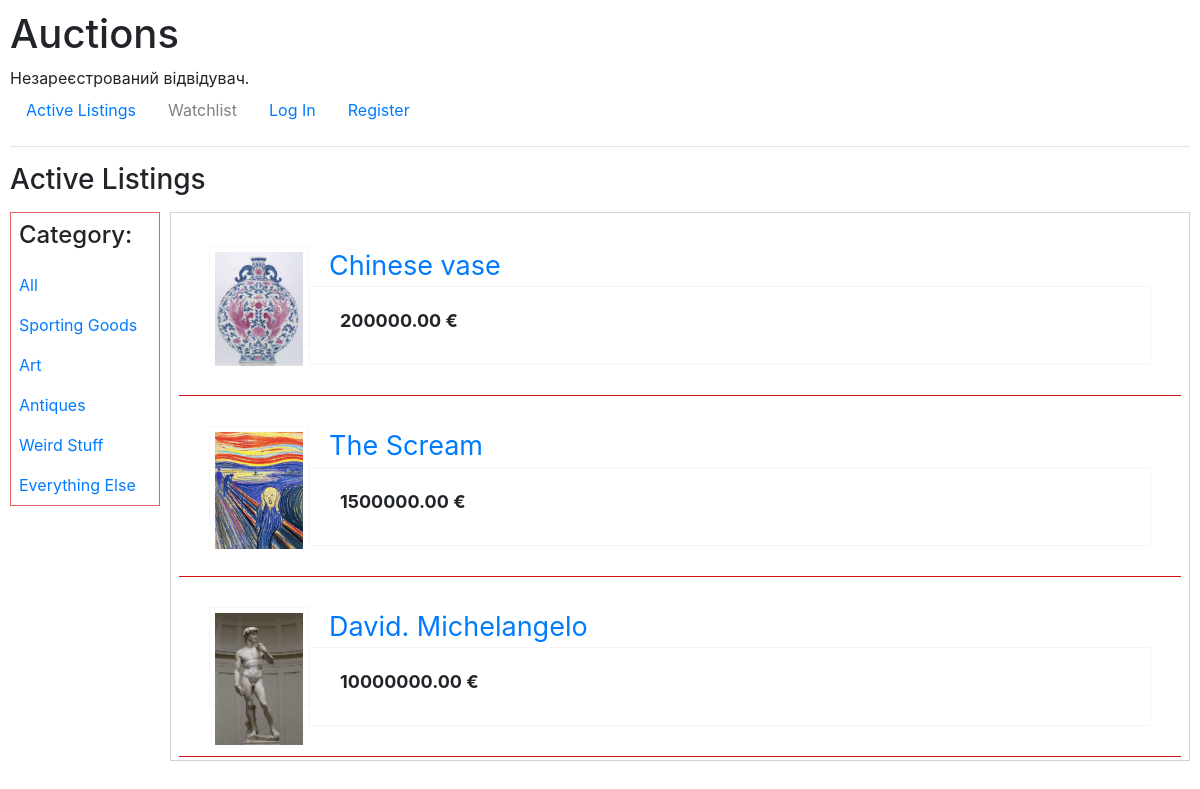
/2, run on the app's committed database.
### auctions/models.py (models this page shows, shortened)
class Category(models.Model):
    category = models.CharField(max_length=100, blank=True)

class Lot(models.Model):
    title = models.CharField(max_length=180)
    photo = models.ImageField(upload_to='images', blank=True)
    categories = models.ManyToManyField(Category, blank=True, related_name='category_lot')
    owner_name = models.ForeignKey(User, on_delete=models.CASCADE)
    description = models.CharField(max_length=200, blank=True)
    starting_price = models.DecimalField(max_digits=10, decimal_places=2)

### auctions/views.py (the view)
# urls.py: path("<int:category_id>", views.lot_category, name="lot_category"),
def lot_category(request, category_id):
    item_category = Category.objects.get(pk=category_id)
    lot_categories = item_category.category_lot.all()
    category = Category.objects.all()
    return render(request, "auctions/lot_of_category.html", {
        "lot_categories": lot_categories,
        "categories": category,
    })

### auctions/templates/auctions/lot_of_category.html
{% extends "auctions/layout_auction.html" %}
{% block listing %}
      <div class="body-text">
         {% for item in lot_categories %}
            <div class="activ_list">
               <a href="{% url 'lot' item.id %}" >
                  <div class="img">
                     <img src="media/{{ item.photo}}" style="max-width: 100%; height: auto;"></img>
                  </div>
               </a>
               <a href="{% url 'lot' item.id %}">
                  <div class="title">{{ item.title }}</div>
               </a>
               <div class="price"><strong>{{ item.starting_price }} &#8364</strong></div>
            </div>
         {% endfor %}
      </div>
{% endblock %}

### auctions/templates/auctions/layout_auction.html
{% extends "auctions/layout.html" %}
{% block body %}
<h3 style="margin-bottom: 15px">Active Listings</h3>
<div>
   <div class="sidebar">
      <div>
         <h4>Category:</h4>
      </div>
      <div>
         <a href="{% url 'index' %} ">All</a>
      </div>
      {% for category in categories %}
      <div>
         <a href="{% url 'lot_category' category.id %}">{{ category.category }}</a>
      </div>
      {% endfor %}
   </div>
   {% block listing %}
   {% endblock %}
</div>
{% endblock %}

### auctions/static/auctions/styles.css (style rules this page uses)
body { padding: 10px; }
.sidebar { height: 100%; width: 150px; position: relative; top: 5; left: 0; padding-top: 0px; background-color: white; border: 1px solid rgb(228, 98, 98); float: left; margin-top: 0px; }
.sidebar div { padding: 8px; font-size: 16px; display: block; }
.body-text { border: 1px solid rgb(211, 211, 211); margin-left: 160px; font-size: 18px; padding: 3px; }
.activ_list { border-bottom: 1px solid rgb(212, 18, 18); padding: 30px; min-height: 150px; margin: 0 5px 0px 5px; }
.img { width: 100px; height: 100px; float: left; border: 1px solid rgb(248, 247, 247); padding: 5px; }
.price { padding: 20px 20px 20px 30px; padding-bottom: 30px; border: 1px solid rgb(247, 244, 244); margin-left: 100px; }
.title { margin-left: 120px; font-size: 150%; }

### data on the page
Category: category "Sporting Goods"
Category: category "Art"
Category: category "Antiques"
Category: category "Weird Stuff"
Category: category "Everything Else"
Lot: photo (picture), title "Chinese vase", starting_price "200000.00"
Lot: photo (picture), title "The Scream", starting_price "1500000.00"
Lot: photo (picture), title "David. Michelangelo", starting_price "10000000.00"
